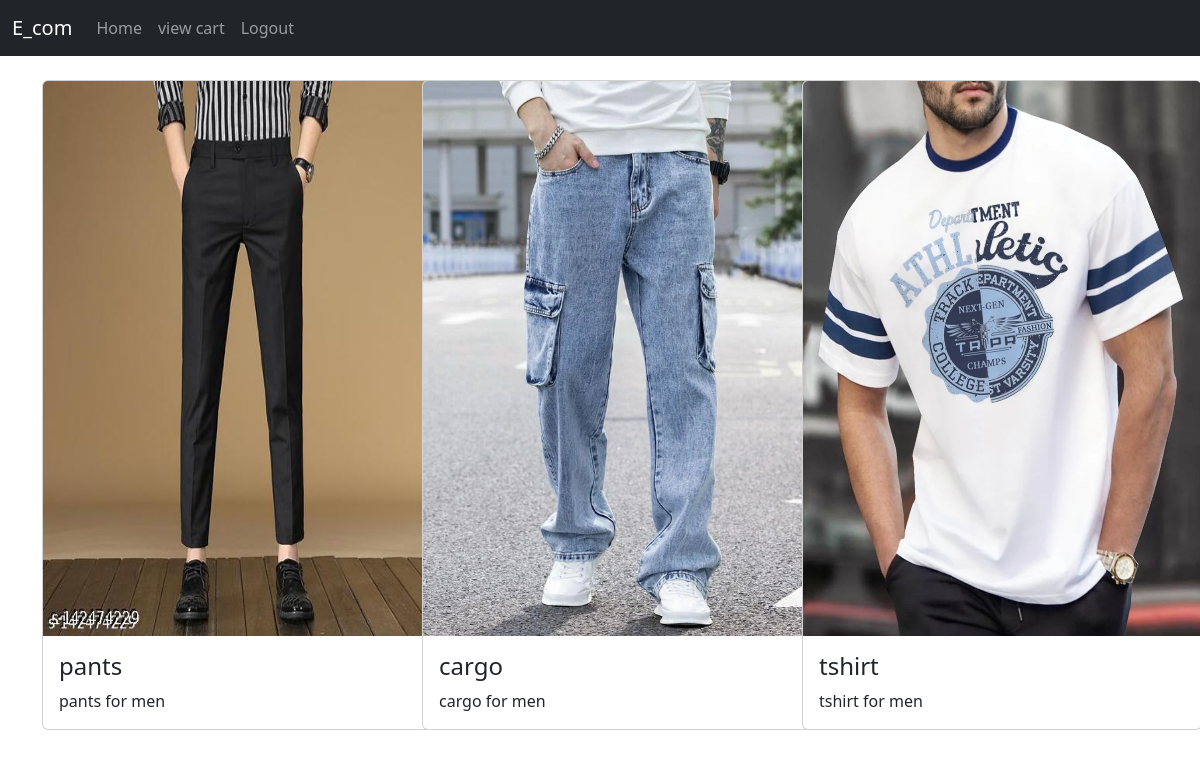
The page /user_home (signed in) on the database its author committed.
### app/models.py (models this page shows)
class product(models.Model):
    pid=models.TextField()
    name=models.TextField()
    dis=models.TextField()
    price=models.IntegerField()
    offer_price=models.IntegerField()
    stock=models.IntegerField()
    img=models.FileField()

### app/views.py (the view)
# urls.py: path('user_home',views.user_home),
def user_home(req):
    if 'user' in req.session:
        products=product.objects.all()
        return render(req,'user/home.html',{'products':products})
    else:
        return redirect(e_com_login)

### templates/user/home.html (shortened to what this page needs)
<!DOCTYPE html>
<html lang="en">
<head>
    <link href="https://cdn.jsdelivr.net/npm/bootstrap@5.3.3/dist/css/bootstrap.min.css" rel="stylesheet">
</head>
<body>
    <nav class="navbar navbar-expand-sm bg-dark navbar-dark">
        <div class="container-fluid">
          <a class="navbar-brand" href="#">E_com</a>
          <div class="collapse navbar-collapse" id="collapsibleNavbar">
            <ul class="navbar-nav">
              <li class="nav-item">
                <a class="nav-link" href="#">Home</a>
              </li>
              <li class="nav-item">
                <a class="nav-link" href="viewcart">view cart</a>
              </li>
              <li class="nav-item">
                <a class="nav-link" href="logout">Logout</a>
              </li>
            </ul>
          </div>
        </div>
      </nav>
      <div class="container mt-4 ">
        <div class="row">
          {% for pro in products %}
          <div class="col-lg-4">
          <a href="view_product/{{pro.pk}}" style="text-decoration: none;">
          <div class="card" style="width:400px;height:650px">
            <img class="card-img-top" src="{{pro.img.url}}" alt="Card image" style="width:100%;height:400%;">
            <div class="card-body">
              <h4 class="card-title">{{pro.name}}</h4>
              <p class="card-text">{{pro.dis}}</p>
            </div>
          </div>
        </a>
      </div>
          {% endfor %}
        </div>
      </div>
</body>
</html>

### rows shown on the page
product: img (picture), name "pants", dis "pants for men"
product: img (picture), name "cargo", dis "cargo for men"
product: img (picture), name "tshirt", dis "tshirt for men"
